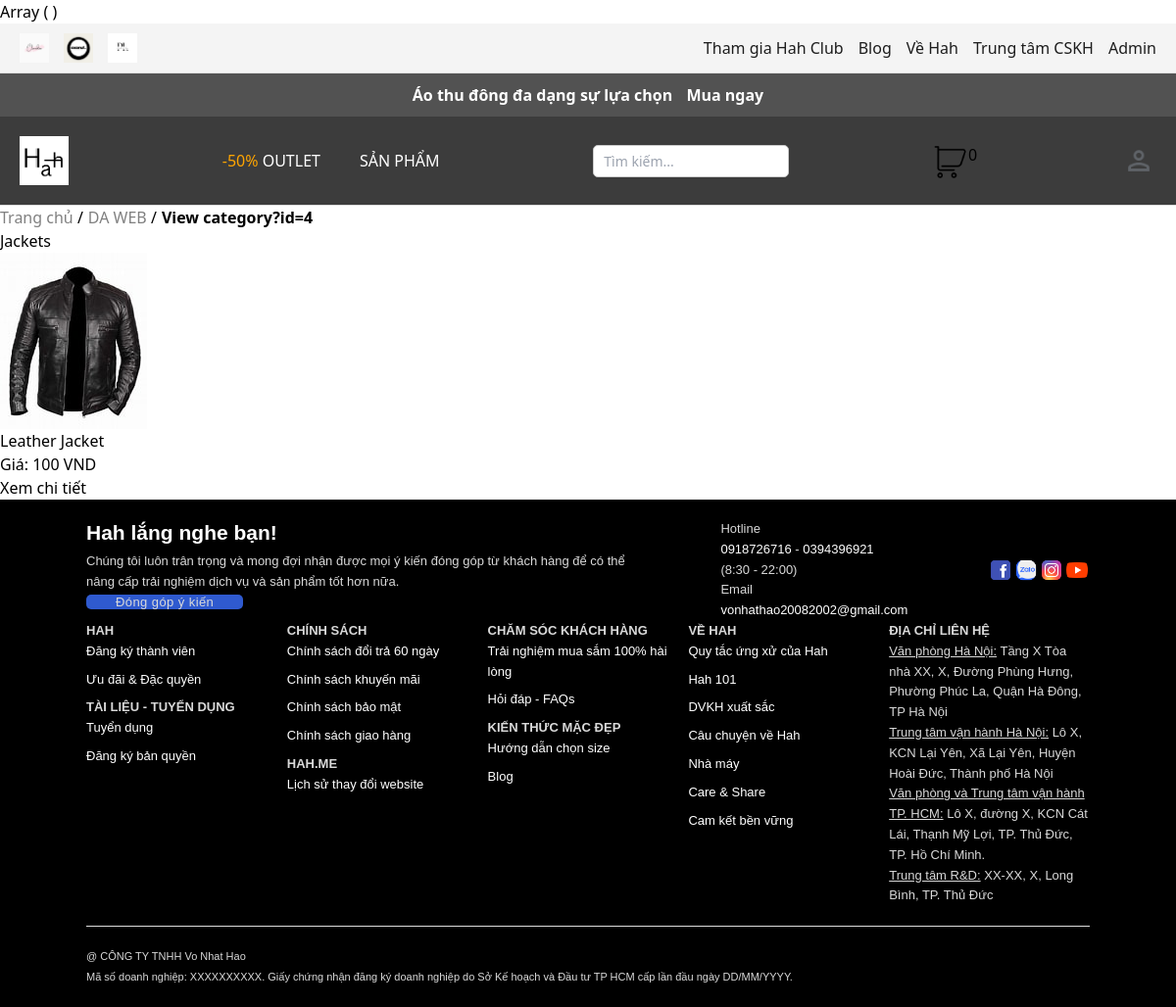
/view_category.php?id=4, run on the app's committed database.
### tables this page shows
CREATE TABLE IF NOT EXISTS `categories` (
  `category_id` int NOT NULL AUTO_INCREMENT,
  `category_name` varchar(50) DEFAULT NULL,
  `description` text,
  PRIMARY KEY (`category_id`)
);

CREATE TABLE IF NOT EXISTS `products` (
  `product_id` int NOT NULL AUTO_INCREMENT,
  `name` varchar(100) DEFAULT NULL,
  `description` text,
  `price` decimal(10,2) DEFAULT NULL,
  `category_id` int DEFAULT NULL,
  `status` varchar(20) DEFAULT NULL,
  `image_url` varchar(255) DEFAULT NULL,
  `created_at` timestamp NULL DEFAULT CURRENT_TIMESTAMP,
  `discount` decimal(10,2) DEFAULT '0.00',
  PRIMARY KEY (`product_id`),
  KEY `category_id` (`category_id`)
);

### classes/Category.class.php (called while the page is built, shortened)
<?php
class Category extends Db{
    private $db;
    public function __construct($db) {
        $this->db = $db;
    }
    public function getCategoryById($id) {
        $sql = "SELECT * FROM categories WHERE category_id = ?";
        return $this->db->fetchRow($sql, [$id]);
    }
    public function getAllCategories() {
        $sql = "SELECT * FROM categories";
        return $this->db->select($sql);
    }
}
?>

### classes/Db.class.php (called while the page is built, shortened)
<?php
class Db
{
    private $dbh = null;
    public function __construct()
    {
        $driver = "mysql:host=" . HOST . "; dbname=" . DB_NAME;
        try {
            $this->dbh = new PDO($driver, DB_USER, DB_PASS);
            $this->dbh->exec("set names utf8");
        } catch (PDOException $e) {
            echo "Err:" . $e->getMessage();
            exit();
        }
    }
    public function query($sql, $arr = array(), $mode = PDO::FETCH_ASSOC)
    {
        $stm = $this->dbh->prepare($sql);
        if (!$stm->execute($arr)) {
            echo "Sql Error!";
            exit;
        }
        return $stm->fetchAll($mode);
    }
    public function select($sql, $arr = array(), $mode = PDO::FETCH_ASSOC)
    {
        return $this->query($sql, $arr, $mode);
    }
    public function fetchAll($sql, $params = []) {
        try {
            $stmt = $this->dbh->prepare($sql);
            foreach ($params as $key => $value) {
                $stmt->bindValue($key + 1, $value);
            }
            $stmt->execute();
            return $stmt->fetchAll(PDO::FETCH_ASSOC);
        } catch (PDOException $e) {
            die("Lỗi truy vấn: " . $e->getMessage());
        }
    }
    public function fetchRow($sql, $params = []) {
        try {
            $stmt = $this->dbh->prepare($sql);
            foreach ($params as $key => $value) {
                $stmt->bindValue($key + 1, $value);
            }
            $stmt->execute();
            return $stmt->fetch(PDO::FETCH_ASSOC);
        } catch (PDOException $e) {
            die("Lỗi truy vấn: " . $e->getMessage());
        }
    }
}

### classes/Product.class.php (called while the page is built, shortened)
<?php
class Product extends Db
{
    private $db;
    public function __construct($db)
    {
        $this->db = $db;
    }
    public function getProductsByCategory($categoryId) {
        $sql = "SELECT * FROM products WHERE category_id = ?";
        return $this->db->fetchAll($sql, [$categoryId]);
    }
}

### view_category.php (the view, shortened to what this page needs)
<?php
require_once 'classes/Db.class.php';
require_once 'classes/Product.class.php';
require_once 'classes/Category.class.php';
require_once 'includes/breadcrumb.php';
$db = new Db();
$product = new Product($db);
$category = new Category($db);
$categoryId = isset($_GET['id']) ? intval($_GET['id']) : 0;
$currentCategory = $category->getCategoryById($categoryId);
$products = $product->getProductsByCategory($categoryId);
?>
<!DOCTYPE html>
<html lang="en">
<head>
    <link rel="stylesheet" href="assets/css/style.css">
</head>
<body>
    <?php include 'includes/header.php'; ?>
    <main>
        <h1><?php echo htmlspecialchars($currentCategory['category_name']); ?></h1>
        <div class="product-list">
            <?php if (!empty($products)): ?>
                <?php foreach ($products as $product): ?>
                    <div class="product-item">
                        <img src="assets/images/products/<?php echo htmlspecialchars($product['image_url']); ?>" alt="<?php echo htmlspecialchars($product['name']); ?>">
                        <h3><?php echo htmlspecialchars($product['name']); ?></h3>
                        <p>Giá: <?php echo number_format($product['price'], 0, ',', '.'); ?> VND</p>
                        <a href="product_detail.php?id=<?php echo $product['product_id']; ?>">Xem chi tiết</a>
                    </div>
                <?php endforeach; ?>
            <?php else: ?>
                <p>Không có sản phẩm nào trong danh mục này.</p>
            <?php endif; ?>
        </div>
    </main>
    <?php include 'includes/footer.php'; ?>
</body>
</html>

### assets/css/style.css (style rules this page uses)
:root { --primary-color: #007bff; --background-color: #f4f4f4; --background-color-pri: #3c3c3c; --text-color: #1d1d1d; --link-color: #007bff; --hover-color: #0056b3; --error-color: red; }
body { font-family: "NotoSerif", Arial, sans-serif; }

### data on the page
categories: category_name "Jackets"
products: image_url (picture), name "Leather Jacket", price "100"

### other printed values
$totalQuantity "0"
$breadcrumb['label'] "Trang chủ"
$breadcrumb['label'] "DA WEB"
$breadcrumb['label'] "View category?id=4"
